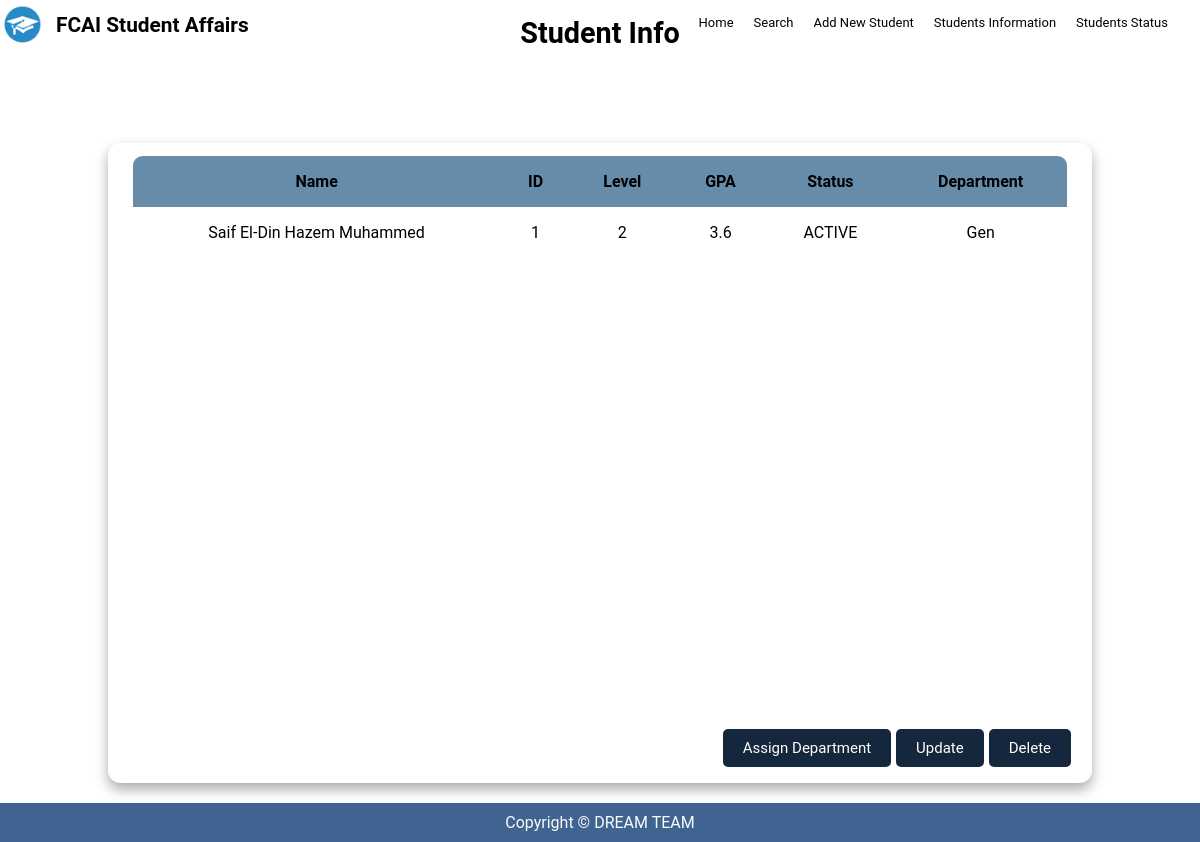
The app's page /students/1/ with its own data.
### students/models.py (models this page shows, shortened)
class Student(models.Model):
    name = models.CharField(max_length=50)
    status = models.CharField(max_length=25, choices=STATUS)
    birthDate = models.DateField()
    gpa = models.FloatField()
    phoneNumber = models.CharField(max_length=11)
    email = models.EmailField()
    gender = models.CharField(max_length=6, choices=GENDER)
    level = models.IntegerField(choices=LEVEL_CHOICES)
    department = models.CharField(max_length=25, choices=DEPARTMENTS)

### students/views.py (the view)
# urls.py: path('students/<int:id>/', views.student_detail_view, name='studentInfo'),
def student_detail_view(request, id):
    student = get_object_or_404(Student, id=id)
    context = {'student': student}
    return render(request, 'studentInfo.html', context)

### students/templates/studentInfo.html (shortened to what this page needs)
{% extends 'base.html' %}
{% block body %}
    <section class="table__header">
        <h1 class="statusTitle">Student Info</h1>
    </section>
    <br><br><br>
    <div class="allStatusTable">
        <main class="table" id="saifTable">
            <section class="table__body">
                <table>
                    <thead>
                    <tr>
                        <th>Name</th>
                        <th>ID</th>
                        <th>Level</th>
                        <th>GPA</th>
                        <th>Status</th>
                        <th>Department</th>
                    </tr>
                </thead>
                    <tr>
                        <td>{{ student.name }}</td>
                        <td>{{ student.id }}</td>
                        <td>{{ student.level }}</td>
                        <td>{{ student.gpa }}</td>
                        <td>{{ student.status }}</td>
                        <td>{{ student.department }}</td>
                    </tr>
                </table>
        </section>
        <div class="smallBtnArea">
            <a href="{% url 'students:assign-department' student.id %}">
                <input type="button" value="Assign Department" class="Btn">
            </a>
            <a href="{% url 'students:studentUpdateByID' student.id %}"><input type="button" value="Update" onclick="window.location.href='editInfo.html'" class="Btn"></a>
            <a href = "{% url 'students:delete' student.id%}">
                <input type="button" value="Delete" class="Btn" onclick="return confirm('Are you sure you want to delete this item?');">
            </a>
</div>
    </main>
    </div>
{% endblock body %}

### static/css/style.css (style rules this page uses)
* { margin: 0; padding: 0; box-sizing: border-box; font-family: "Google Sans", Roboto, Arial, sans-serif; text-decoration: none; }
body { min-height: 100vh; display: flex; flex-direction: column; background-image: url(https://i.pinimg.com/564x/b7/5f/71/b75f71b1195835a27b73673852c36546.jpg); }
#saifTable { width: 82vw; height: 80vh; background-color: #fff5; backdrop-filter: blur(7px); box-shadow: 0 0.4rem 0.8rem #0005; border-radius: 0.8rem; overflow: hidden; margin-top: 20px; margin-bottom: 20px; }
.table__header { text-align: center; width: 100%; height: 15%; font-size: 1.2rem; padding: 1rem 1rem; justify-content: space-between; align-items: center; }
.table__body { width: 95%; max-height: calc(89% - 1.6rem); background-color: #fffb; margin: 0.8rem auto; border-radius: 0.6rem; overflow: auto; overflow: overlay; }
.table__body table { width: 100%; }
.table__body table, th, td { border-collapse: collapse; padding: 1rem; text-align: left; text-align: center; }
.table__body thead th { position: sticky; top: 0; left: 0; background-color: #668caafe; cursor: pointer; text-transform: capitalize; }
.allStatusTable, .btnArea { display: flex; justify-content: center; align-items: center; }
.smallBtnArea { position: fixed; bottom: 1rem; right: 1rem; display: flex; justify-content: center; align-items: center; }
.Btn { margin-right: 5px; background-color: #15273c; color: #fff; border: none; padding: 10px 20px; font-size: 15px; border-radius: 5px; }

### records on screen
Student: name "Saif El-Din Hazem Muhammed", id "1", level "2", gpa "3.6", status "ACTIVE", department "Gen"
